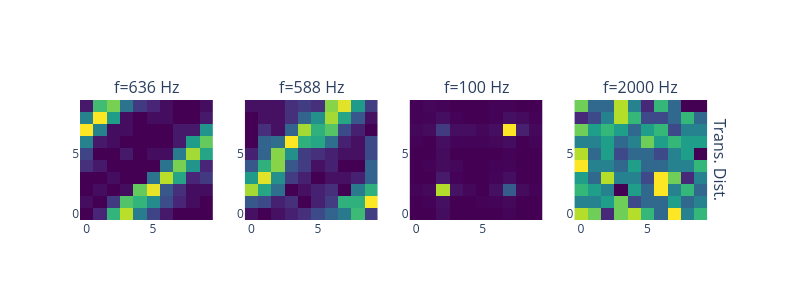

Here is the notebook cell this chart was saved with:
### Code cell
f_list = [636, 588, 100, 2000]
Q=10
F, T, Sxx, phase = ut.calc_spectrogram(data, fs, nperseg=fft_nperseg, percent_overlap=percent_overlap, window=window, remove_dc=remove_dc)

fig = make_subplots(rows=1, cols=len(f_list), column_titles=[f"f={f} Hz" for f in f_list], row_titles=["Trans. Dist."])
for ix, f in enumerate(f_list, start=1):
    f_ix = np.argmin(np.abs(F - f))
    f_phase = phase[f_ix, :]

    # distribution of traqnsitions
    x_transitions = ut.get_s2g(f_phase, n_levels=Q)
    fig.add_trace(go.Heatmap(z=x_transitions, colorscale='Viridis', showscale=False), row=1, col=ix)

    final_score, spectral_gap_penalty, cv_radial = calculate_circularity_score(x_transitions)
    print(f"f={f} Hz, score={final_score.round(3)}, gap={spectral_gap_penalty.round(3)}, cv={cv_radial.round(3)}")
fig.update_layout(height=300, width=800)
# fig.write_image("/Users/itamarmerfeld/Projects/UATR/results/phase_distribution_analysis.pdf")
fig.show()

### Figure 1 — Plotly figure (JSON) as saved in the notebook; plotly's stock layout.template omitted (floating-point values rounded to 4 significant figures)
{"data": [{"colorscale": [[0, "#440154"], [0.1111, "#482878"], [0.2222, "#3e4989"], [0.3333, "#31688e"], [0.4444, "#26828e"], [0.5556, "#1f9e89"], [0.6667, "#35b779"], [0.7778, "#6ece58"], [0.8889, "#b5de2b"], [1, "#fde725"]], "showscale": false, "type": "heatmap", "xaxis": "x", "yaxis": "y", "z": [[0, 3, 19, 26, 12, 6, 2, 0, 0, 0], [1, 0, 5, 21, 19, 14, 7, 3, 1, 0], [0, 1, 0, 1, 22, 28, 8, 4, 1, 1], [0, 0, 1, 0, 0, 11, 26, 17, 3, 5], [4, 2, 0, 0, 0, 0, 11, 23, 15, 3], [6, 0, 0, 2, 0, 1, 1, 12, 25, 17], [13, 2, 1, 0, 0, 0, 0, 2, 16, 22], [29, 13, 1, 1, 0, 0, 0, 2, 2, 15], [13, 29, 16, 1, 0, 1, 1, 0, 0, 2], [2, 20, 23, 11, 5, 3, 1, 0, 0, 1]]}, {"colorscale": [[0, "#440154"], [0.1111, "#482878"], [0.2222, "#3e4989"], [0.3333, "#31688e"], [0.4444, "#26828e"], [0.5556, "#1f9e89"], [0.6667, "#35b779"], [0.7778, "#6ece58"], [0.8889, "#b5de2b"], [1, "#fde725"]], "showscale": false, "type": "heatmap", "xaxis": "x2", "yaxis": "y2", "z": [[1, 0, 1, 2, 3, 5, 7, 9, 15, 4], [6, 5, 2, 3, 0, 2, 4, 14, 14, 22], [19, 13, 8, 0, 1, 2, 3, 0, 9, 14], [12, 21, 11, 4, 2, 0, 1, 1, 2, 7], [6, 14, 18, 6, 4, 1, 2, 0, 0, 7], [2, 7, 18, 11, 4, 3, 2, 1, 1, 5], [0, 7, 8, 22, 14, 13, 8, 2, 1, 5], [0, 3, 1, 7, 19, 14, 16, 5, 2, 0], [0, 1, 1, 3, 7, 11, 19, 13, 6, 1], [1, 1, 1, 3, 4, 3, 18, 21, 12, 4]]}, {"colorscale": [[0, "#440154"], [0.1111, "#482878"], [0.2222, "#3e4989"], [0.3333, "#31688e"], [0.4444, "#26828e"], [0.5556, "#1f9e89"], [0.6667, "#35b779"], [0.7778, "#6ece58"], [0.8889, "#b5de2b"], [1, "#fde725"]], "showscale": false, "type": "heatmap", "xaxis": "x3", "yaxis": "y3", "z": [[0, 0, 6, 0, 0, 0, 0, 2, 0, 0], [0, 1, 8, 0, 0, 1, 2, 4, 0, 0], [2, 4, 162, 9, 3, 0, 8, 53, 5, 1], [0, 0, 13, 1, 0, 0, 2, 7, 0, 0], [0, 1, 5, 3, 0, 0, 1, 2, 0, 0], [0, 0, 5, 0, 0, 0, 0, 1, 0, 0], [1, 0, 7, 2, 2, 2, 3, 6, 0, 2], [3, 5, 32, 7, 7, 3, 7, 183, 16, 4], [1, 2, 7, 1, 0, 0, 1, 8, 5, 1], [1, 3, 2, 0, 0, 0, 1, 1, 0, 0]]}, {"colorscale": [[0, "#440154"], [0.1111, "#482878"], [0.2222, "#3e4989"], [0.3333, "#31688e"], [0.4444, "#26828e"], [0.5556, "#1f9e89"], [0.6667, "#35b779"], [0.7778, "#6ece58"], [0.8889, "#b5de2b"], [1, "#fde725"]], "showscale": false, "type": "heatmap", "xaxis": "x4", "yaxis": "y4", "z": [[10, 9, 3, 9, 10, 8, 5, 11, 6, 8], [6, 6, 7, 9, 4, 5, 5, 7, 5, 6], [8, 7, 6, 2, 7, 5, 11, 6, 8, 5], [7, 5, 10, 6, 6, 4, 11, 9, 3, 6], [11, 6, 6, 5, 7, 5, 5, 6, 6, 8], [10, 5, 7, 4, 5, 5, 4, 6, 7, 2], [6, 6, 7, 5, 6, 9, 7, 8, 7, 7], [9, 7, 8, 7, 5, 7, 8, 4, 6, 6], [3, 4, 6, 10, 8, 4, 4, 5, 8, 5], [9, 5, 5, 10, 6, 3, 8, 5, 2, 2]]}], "layout": {"annotations": [{"font": {"size": 16}, "showarrow": false, "text": "f=636 Hz", "x": 0.1037, "xanchor": "center", "xref": "paper", "y": 1, "yanchor": "bottom", "yref": "paper"}, {"font": {"size": 16}, "showarrow": false, "text": "f=588 Hz", "x": 0.3612, "xanchor": "center", "xref": "paper", "y": 1, "yanchor": "bottom", "yref": "paper"}, {"font": {"size": 16}, "showarrow": false, "text": "f=100 Hz", "x": 0.6188, "xanchor": "center", "xref": "paper", "y": 1, "yanchor": "bottom", "yref": "paper"}, {"font": {"size": 16}, "showarrow": false, "text": "f=2000 Hz", "x": 0.8762, "xanchor": "center", "xref": "paper", "y": 1, "yanchor": "bottom", "yref": "paper"}, {"font": {"size": 16}, "showarrow": false, "text": "Trans. Dist.", "textangle": 90, "x": 0.98, "xanchor": "left", "xref": "paper", "y": 0.5, "yanchor": "middle", "yref": "paper"}], "height": 300, "width": 800, "xaxis": {"anchor": "y", "domain": [0, 0.2075]}, "xaxis2": {"anchor": "y2", "domain": [0.2575, 0.465]}, "xaxis3": {"anchor": "y3", "domain": [0.515, 0.7225]}, "xaxis4": {"anchor": "y4", "domain": [0.7725, 0.98]}, "yaxis": {"anchor": "x", "domain": [0, 1]}, "yaxis2": {"anchor": "x2", "domain": [0, 1]}, "yaxis3": {"anchor": "x3", "domain": [0, 1]}, "yaxis4": {"anchor": "x4", "domain": [0, 1]}}}
